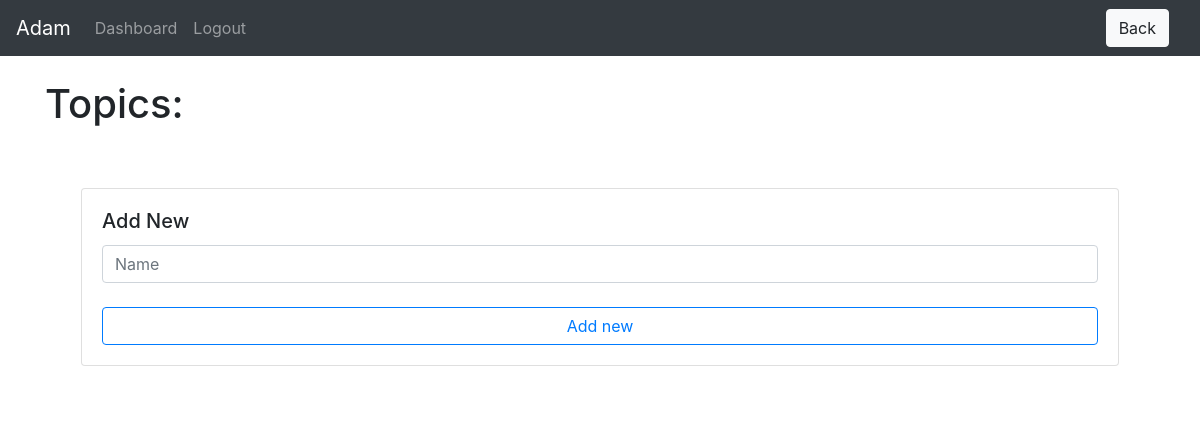
Before: /teacher/group-detail/5/topics (signed in) with the older database file.
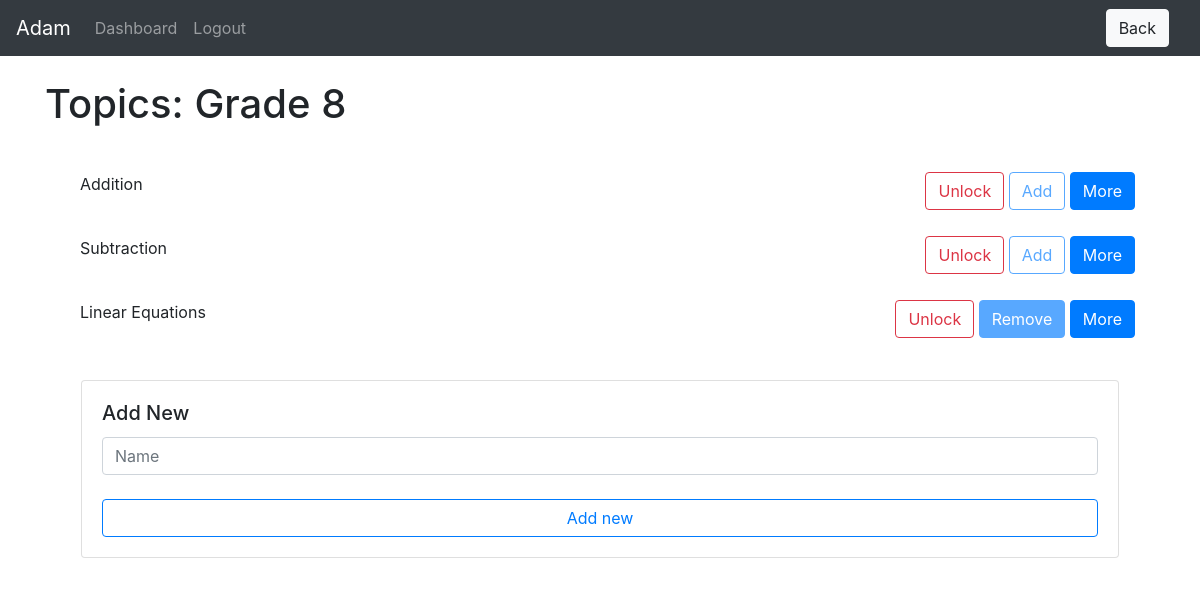
After: the same page with the newer database file.
### website/models.py (models this page shows)
class Group(db.Model):
    id = db.Column(db.Integer, primary_key=True)
    name = db.Column(db.String(150))
    teacher_id = db.Column(db.Integer, db.ForeignKey('teacher.id'))
    student_ids = db.relationship('Student')
    topic_ids = db.relationship('Topic')

class Topic(db.Model):
    id = db.Column(db.Integer, primary_key=True)
    name = db.Column(db.String(150))
    active = db.Column(db.Boolean)
    locked = db.Column(db.Boolean)
    instances = db.Column(db.SmallInteger)
    date = db.Column(db.DateTime(timezone=True))
    group_id = db.Column(db.Integer, db.ForeignKey('group.id'))
    variable_ids = db.relationship('Variable')
    problem_ids = db.relationship('Problem')
    data_ids = db.relationship('Data')

### website/teacher/teacher_views.py (the view)
@views.route('/group-detail/<group_id>/topics', methods=['GET', 'POST'])# type: ignore
@login_required
def topics(group_id):
    group = Group.query.filter_by(id=group_id).first()
    if request.method == 'POST':
        value = request.form['button']
        if value == "add_new":
            name = request.form.get('name')
            if len(str(name)) < 1:
                flash('Name is too short!', category='error')
            else:
                new_topic = Topic(name=name, active=False, locked=True, group_id=group.id, instances=0)
                db.session.add(new_topic)
                db.session.commit()
                flash('Note added!', category='success')
                for student in group.student_ids:
                    new_data = Data(correct=1, completed=1, avg_time=30, topic_id=new_topic.id, student_id=student.id)
                    db.session.add(new_data)
                    db.session.commit()
            return render_template("teacher/topics.html", user=current_user, group=group)
        elif value[:4] == "more":
            return redirect(url_for('teacher_views.edit_topic', group_id=group.id, topic_id=value[4:]))
        elif value[:4] == "lock":
            topic = Topic.query.get(value[4:])
            if topic:
                isLocked = topic.locked
                topic.locked = not isLocked
                db.session.add(topic)
                db.session.commit()
                return render_template("teacher/topics.html", user=current_user, group=group)
        else:
            topic = Topic.query.get(request.form['button'])
            if topic:
                isActive = topic.active
                if not isActive:
                    topic.active = True
                    topic.date = func.now()
                else:
                    topic.active = False
                db.session.add(topic)
                db.session.commit()
                return render_template("teacher/topics.html", user=current_user, group=group)
    else:
        return render_template("teacher/topics.html", user=current_user, group=group)

### website/templates/teacher/topics.html (shortened to what this page needs)
{% extends "base.html" %} {% block title %}Classes{% endblock %}
{% block extra_header %}
<a href="{{url_for('teacher_views.group_detail', group_id=group.id)}}">
    <button class="btn btn-light ml-3" type="button" name="button">Back</button>
</a>
{% endblock %}
{% block content %}
<br>
<h1>Topics: {{ group.name }}</h1>
<br>
<div style="display:flex; flex-direction: row; justify-content: center; align-items: center">
    <ul class="list-group list-group-flush w-100">
        {% for topic in group.topic_ids %}
        <form method='POST'>
        <li class="list-group-item"><div class="d-flex justify-content-between">
            <div class="col-sm-9"><p>{{ topic.name }}</p></div>
            <div>
                {% if topic.locked %}
                <button name="button" class="btn btn-outline-danger" value="lock{{ topic.id }}">Unlock</button>
                    {% if topic.active %}
                    <button name="button" class="btn btn-primary" value="{{ topic.id }}" disabled>Remove</button>
                    {% else %}
                    <button name="button" class="btn btn-outline-primary" value="{{ topic.id }}" disabled>Add</button>
                    {% endif %}
                {% endif %}
                <button name="button" class="btn btn-primary" value="more{{ topic.id }}">More</button>
            </div>
        </div></li>
    </form>
        {% endfor %}
    <form method="POST">
        <li class="list-group-item">
            <div class="col p-3">
                <div class="card">
                  <div class="card-body">
                    <h5 class="card-title">Add New</h5>
                    <input type="text" class="form-control" name="name" id="name" placeholder="Name">
                    <br>
                    <button class="btn btn-outline-primary btn-block" name="button" value="add_new">Add new</button>
                  </div>
                </div>
            </div>
        </li>
    </form>
    </ul>
</div>
{% endblock %}

Changed rows visible on the page:
added Group: name "Grade 8"
added Topic: name "Addition", {{ topic.id }} 10 (drawn)
added Topic: name "Subtraction", {{ topic.id }} 11 (drawn)
added Topic: name "Linear Equations", {{ topic.id }} 12 (drawn)
